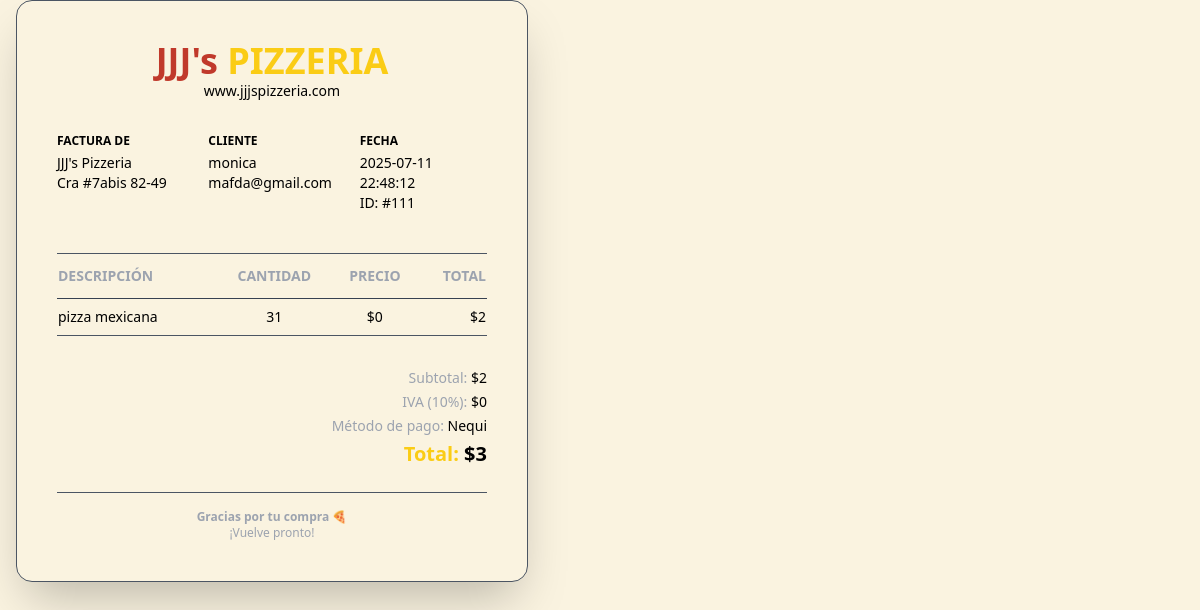
Page /proyectofinal/cajero/cajero_facturas/impFactura.php?pedido_id=111 on the committed database.
### tables this page shows
CREATE TABLE `pedidos` (
  `pedido_id` int(11) NOT NULL,
  `metopago_id` int(11) DEFAULT NULL,
  `user_id` bigint(20) DEFAULT NULL,
  `pedido_fecha` varchar(20) DEFAULT NULL,
  `pedido_valor_pagar` varchar(20) DEFAULT NULL,
  `cliente_id` bigint(20) DEFAULT NULL,
  `estped_id` int(11) DEFAULT NULL
);

CREATE TABLE `clientes` (
  `cliente_id` bigint(20) NOT NULL,
  `cli_nombre` varchar(50) NOT NULL,
  `cli_documento` varchar(20) NOT NULL,
  `cli_apellido` varchar(50) DEFAULT NULL,
  `cli_correo` varchar(100) NOT NULL,
  `cli_contrasena` varchar(255) DEFAULT NULL,
  `cli_telefono` varchar(15) DEFAULT NULL,
  `fecha_registro` timestamp NOT NULL DEFAULT current_timestamp()
);

CREATE TABLE `pedido_detalles` (
  `detalle_id` int(11) NOT NULL,
  `pedido_id` int(11) DEFAULT NULL,
  `plato_nombre` varchar(50) DEFAULT NULL,
  `cantidad` int(11) DEFAULT NULL,
  `precio_unitario` float DEFAULT NULL
);

CREATE TABLE `metodo_pago` (
  `metopago_id` int(11) NOT NULL,
  `metopago_desc` varchar(225) DEFAULT NULL
);

### proyectofinal/cajero/cajero_facturas/impFactura.php (the view, shortened to what this page needs)
<?php
include_once(__DIR__ . "/../../conexion/conectarBD.php");
$pedido_id = isset($_GET['pedido_id']) ? intval($_GET['pedido_id']) : 0;
$query = "SELECT
            p.pedido_id,
            p.pedido_fecha,
            p.pedido_valor_pagar,
            c.cli_nombre AS user_nombre,
            c.cli_apellido AS user_apellido,
            c.cli_correo AS user_correo,
            mp.metopago_desc
          FROM pedidos p
          JOIN clientes c ON p.cliente_id = c.cliente_id
          JOIN metodo_pago mp ON p.metopago_id = mp.metopago_id
          WHERE p.pedido_id = $pedido_id";
$res = $connect->query($query);
$pedido = $res->fetch_assoc();
$query2 = "SELECT plato_nombre AS plato_desc, precio_unitario AS plato_precio, cantidad
FROM pedido_detalles
WHERE pedido_id = $pedido_id";
$items = $connect->query($query2);
?>
<!DOCTYPE html>
<html lang="es">
<head>
  <script src="https://cdn.tailwindcss.com"></script>
</head>
<body class="bg-[#FAF3E0]   px-4 text-white">
<div id="factura" class="bg-[#FAF3E0] p-10 rounded-2xl shadow-2xl w-full max-w-lg border border-gray-600">
  <div class="text-center mb-8">
    <h1 class="text-4xl font-bold"><span class="text-[#C0392B]">JJJ's</span> <span class="text-yellow-400">PIZZERIA</span></h1>
    <p class="text-black text-sm">www.jjjspizzeria.com</p>
  </div>
  <div class="grid grid-cols-3 gap-6 text-sm mb-10">
    <div>
      <h2 class="text-black font-semibold text-xs uppercase mb-1">Factura de</h2>
      <p class="text-black">JJJ's Pizzeria</p>
      <p class="text-black">Cra #7abis 82-49</p>
    </div>
    <div>
      <h2 class="text-black font-semibold text-xs uppercase mb-1">Cliente</h2>
      <p class="text-black"><?= $pedido['user_nombre'] . ' ' . $pedido['user_apellido'] ?></p>
      <p class="text-black"><?= $pedido['user_correo'] ?></p>
    </div>
    <div>
      <h2 class="text-black font-semibold text-xs uppercase mb-1">Fecha</h2>
      <p class="text-black"><?= $pedido['pedido_fecha'] ?></p>
      <p class="text-black">ID: #<?= $pedido['pedido_id'] ?></p>
    </div>
  </div>
  <table class="w-full text-sm text-white mb-8 border-t border-b border-gray-600">
    <thead class="text-gray-400 uppercase">
      <tr>
        <th class="py-3 text-left">Descripción</th>
        <th class="py-3 text-center">Cantidad</th>
        <th class="py-3 text-center">Precio</th>
        <th class="py-3 text-right">Total</th>
      </tr>
    </thead>
    <tbody>
      <?php
      $subtotal = 0;
      while ($row = $items->fetch_assoc()):
        $total = $row['plato_precio'] * $row['cantidad'];
        $subtotal += $total;
      ?>
      <tr class="border-t text-black border-gray-700">
        <td class="py-2"><?= $row['plato_desc'] ?></td>
        <td class="py-2 text-center"><?= $row['cantidad'] ?></td>
        <td class="py-2 text-center">$<?= number_format($row['plato_precio'], 0, ',', '.') ?></td>
        <td class="py-2 text-right">$<?= number_format($total, 0, ',', '.') ?></td>
      </tr>
      <?php endwhile; ?>
    </tbody>
  </table>
  <div class="text-right text-black text-sm space-y-1 mb-6">
    <p><span class="text-gray-400">Subtotal:</span> $<?= number_format($subtotal, 0, ',', '.') ?></p>
    <p><span class="text-gray-400">IVA (10%):</span> $<?= number_format($subtotal * 0.1, 0, ',', '.') ?></p>
    <p><span class="text-gray-400">Método de pago:</span> <?= $pedido['metopago_desc'] ?></p>
    <p class="text-xl font-bold"><span class="text-yellow-400">Total:</span> $<?= number_format($subtotal * 1.1, 0, ',', '.') ?></p>
  </div>
  <div class="text-xs text-gray-400 border-t border-gray-600 pt-4 text-center">
    <p><strong>Gracias por tu compra 🍕</strong></p>
    <p>¡Vuelve pronto!</p>
  </div>
</div>
</body>
</html>

### rows in the picture
pedidos: cliente.cli_nombre "monica", cliente.cli_correo "mafda@gmail.com", pedido_fecha "2025-07-11 22:48:12", pedido_id "111", metopago.metopago_desc "Nequi"
pedido_detalles: plato_nombre "pizza mexicana", cantidad "31", precio_unitario "0", total "2"

### other values in the picture
$subtotal "2"
$subtotal * 0.1 "0"
$subtotal * 1.1 "3"
